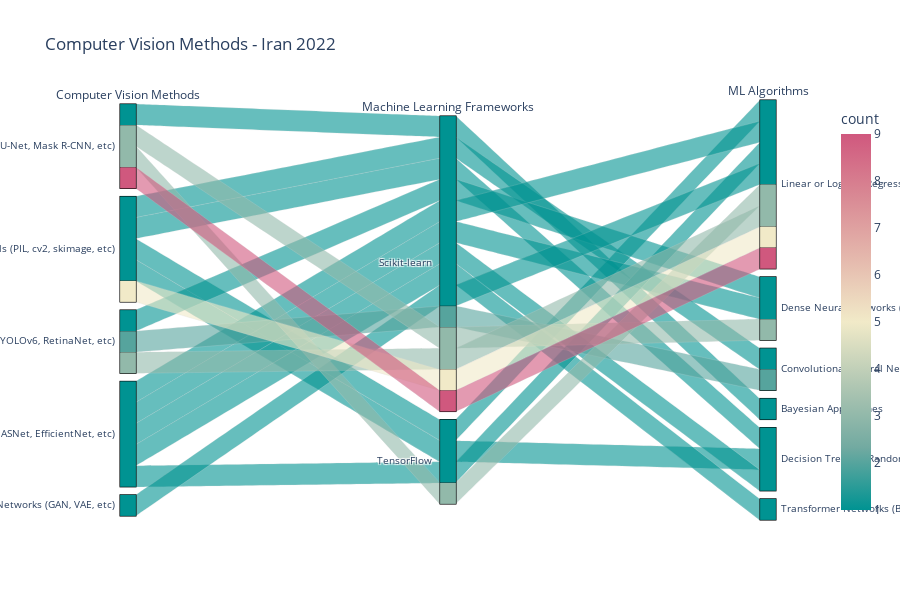

The cell this chart's notebook holds for it:
### Code cell
iran_2022_nafill = iran_2022.fillna('Not Answer') 
CVM = iran_2022_nafill[iran_2022_nafill['Q19_1'] != 'Not Answer']
CVM = CVM[['Q19_1','Q17_1','Q18_1']].value_counts()
CVM = pd.DataFrame(CVM)
CVM = CVM.reset_index()

fig = px.parallel_categories(CVM,dimensions=['Q19_1','Q17_1','Q18_1'],
                            labels={'Q19_1': 'Computer Vision Methods','Q17_1':'Machine Learning Frameworks','Q18_1':'ML Algorithms'},
                            title='Computer Vision Methods - Iran 2022',
                            height=600,
                            color='count',
                            color_continuous_scale=px.colors.diverging.Tealrose)
fig.show()

### Figure 1 — Plotly figure (JSON) as saved in the notebook; plotly's stock layout.template omitted (floating-point values rounded to 4 significant figures)
{"data": [{"dimensions": [{"label": "Computer Vision Methods", "values": ["Image segmentation methods (U-Net, Mask R-CNN, etc)", "General purpose image/video tools (PIL, cv2, skimage, etc)", "Object detection methods (YOLOv6, RetinaNet, etc)", "Image segmentation methods (U-Net, Mask R-CNN, etc)", "Image segmentation methods (U-Net, Mask R-CNN, etc)", "Object detection methods (YOLOv6, RetinaNet, etc)", "Image classification and other general purpose networks (VGG, Inception, ResNet, ResNeXt, NASNet, EfficientNet, etc)", "Object detection methods (YOLOv6, RetinaNet, etc)", "Image segmentation methods (U-Net, Mask R-CNN, etc)", "General purpose image/video tools (PIL, cv2, skimage, etc)", "General purpose image/video tools (PIL, cv2, skimage, etc)", "Image classification and other general purpose networks (VGG, Inception, ResNet, ResNeXt, NASNet, EfficientNet, etc)", "Image classification and other general purpose networks (VGG, Inception, ResNet, ResNeXt, NASNet, EfficientNet, etc)", "Image classification and other general purpose networks (VGG, Inception, ResNet, ResNeXt, NASNet, EfficientNet, etc)", "Generative Networks (GAN, VAE, etc)", "General purpose image/video tools (PIL, cv2, skimage, etc)", "General purpose image/video tools (PIL, cv2, skimage, etc)", "Image classification and other general purpose networks (VGG, Inception, ResNet, ResNeXt, NASNet, EfficientNet, etc)"]}, {"label": "Machine Learning Frameworks", "values": ["  Scikit-learn ", "  Scikit-learn ", "  Scikit-learn ", "  TensorFlow ", "  Scikit-learn ", "  Scikit-learn ", "  TensorFlow ", "  Scikit-learn ", "  Scikit-learn ", "  Scikit-learn ", "  Scikit-learn ", "  Scikit-learn ", "  Scikit-learn ", "  Scikit-learn ", "  Scikit-learn ", "  TensorFlow ", "  TensorFlow ", "  Scikit-learn "]}, {"label": "ML Algorithms", "values": ["Linear or Logistic Regression", "Linear or Logistic Regression", "Linear or Logistic Regression", "Linear or Logistic Regression", "Dense Neural Networks (MLPs, etc)", "Convolutional Neural Networks", "Linear or Logistic Regression", "Dense Neural Networks (MLPs, etc)", "Bayesian Approaches", "Convolutional Neural Networks", "Decision Trees or Random Forests", "Linear or Logistic Regression", "Dense Neural Networks (MLPs, etc)", "Decision Trees or Random Forests", "Linear or Logistic Regression", "Linear or Logistic Regression", "Decision Trees or Random Forests", "Transformer Networks (BERT, gpt-3, etc)"]}], "domain": {"x": [0, 1], "y": [0, 1]}, "line": {"color": [9, 5, 3, 3, 3, 2, 1, 1, 1, 1, 1, 1, 1, 1, 1, 1, 1, 1], "coloraxis": "coloraxis"}, "name": "", "type": "parcats"}], "layout": {"coloraxis": {"colorbar": {"title": {"text": "count"}}, "colorscale": [[0, "rgb(0, 147, 146)"], [0.1667, "rgb(114, 170, 161)"], [0.3333, "rgb(177, 199, 179)"], [0.5, "rgb(241, 234, 200)"], [0.6667, "rgb(229, 185, 173)"], [0.8333, "rgb(217, 137, 148)"], [1, "rgb(208, 88, 126)"]]}, "height": 600, "legend": {"tracegroupgap": 0}, "title": {"text": "Computer Vision Methods - Iran 2022"}}}
